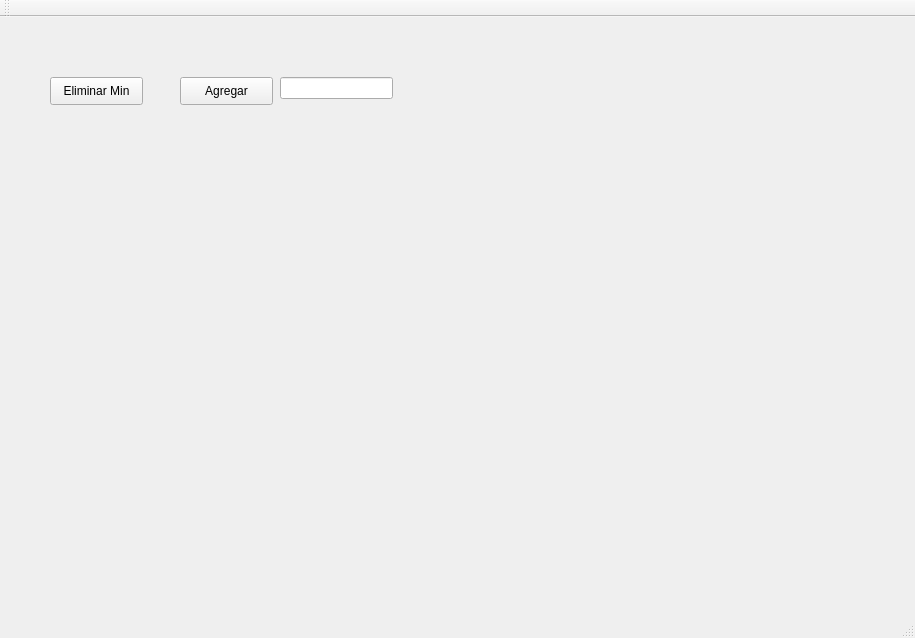
<?xml version="1.0" encoding="UTF-8"?>
<ui version="4.0">
 <class>MainWindow</class>
 <widget class="QMainWindow" name="MainWindow">
  <property name="geometry">
   <rect>
    <x>0</x>
    <y>0</y>
    <width>915</width>
    <height>638</height>
   </rect>
  </property>
  <property name="windowTitle">
   <string>MainWindow</string>
  </property>
  <widget class="QWidget" name="centralWidget">
   <widget class="QPushButton" name="Agregar">
    <property name="geometry">
     <rect>
      <x>180</x>
      <y>60</y>
      <width>93</width>
      <height>28</height>
     </rect>
    </property>
    <property name="text">
     <string>Agregar</string>
    </property>
   </widget>
   <widget class="QPushButton" name="Eliminar">
    <property name="geometry">
     <rect>
      <x>50</x>
      <y>60</y>
      <width>93</width>
      <height>28</height>
     </rect>
    </property>
    <property name="text">
     <string>Eliminar Min</string>
    </property>
   </widget>
   <widget class="QLineEdit" name="AgregarL">
    <property name="geometry">
     <rect>
      <x>280</x>
      <y>60</y>
      <width>113</width>
      <height>22</height>
     </rect>
    </property>
   </widget>
   <widget class="QWidget" name="gridLayoutWidget">
    <property name="geometry">
     <rect>
      <x>100</x>
      <y>120</y>
      <width>681</width>
      <height>421</height>
     </rect>
    </property>
    <layout class="QGridLayout" name="gridLayout_2"/>
   </widget>
  </widget>
  <widget class="QMenuBar" name="menuBar">
   <property name="geometry">
    <rect>
     <x>0</x>
     <y>0</y>
     <width>915</width>
     <height>26</height>
    </rect>
   </property>
  </widget>
  <widget class="QToolBar" name="mainToolBar">
   <attribute name="toolBarArea">
    <enum>TopToolBarArea</enum>
   </attribute>
   <attribute name="toolBarBreak">
    <bool>false</bool>
   </attribute>
  </widget>
  <widget class="QStatusBar" name="statusBar"/>
 </widget>
 <layoutdefault spacing="6" margin="11"/>
 <resources/>
 <connections/>
</ui>
